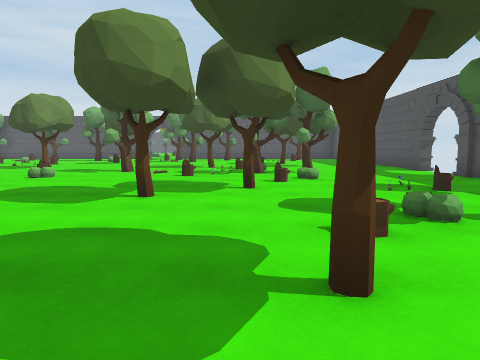
View 1 (above)

16 first-person views from a walk through a scene from a Unity 3-D project. The camera is 1.4 m above the floor, tilts 6° down and sees 75° across. Doors are open. The floor is counted in squares, 2 m on a side. Each view is taken from the middle of a square. On the plan, view 1 faces up. The plan holds only what a view shows up to about 10 squares ahead; the rest is blank. The place goes on beyond the plan. Some animated figures are not drawn.

View 2
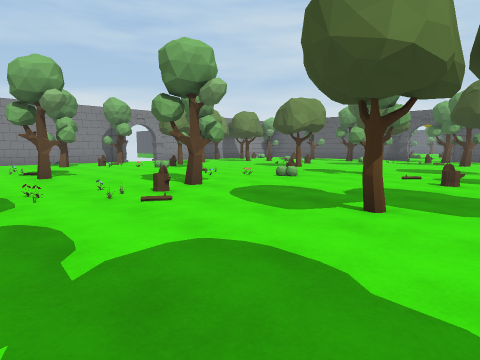

View 3
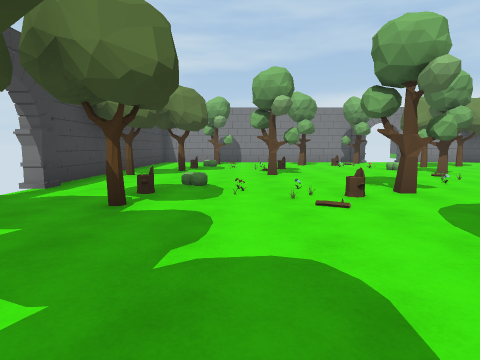

View 4
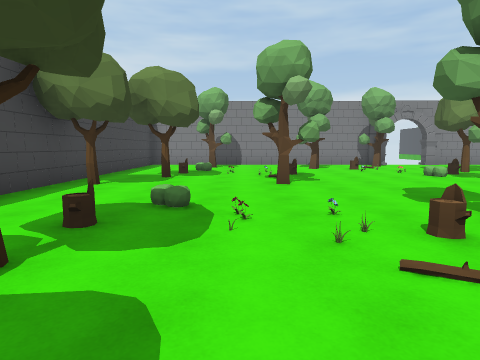

View 5
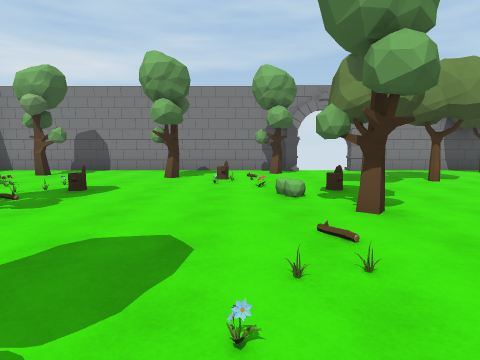

View 6
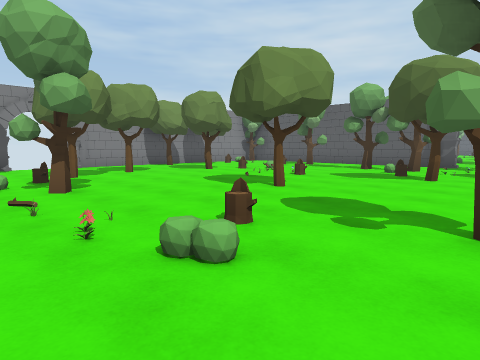

View 7
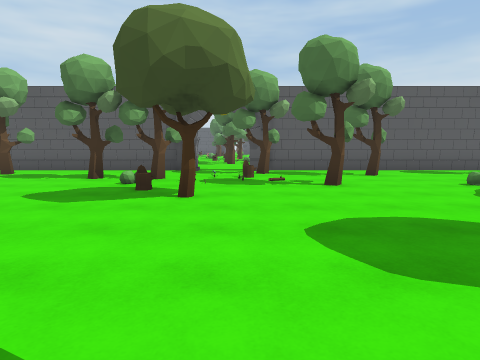

View 8
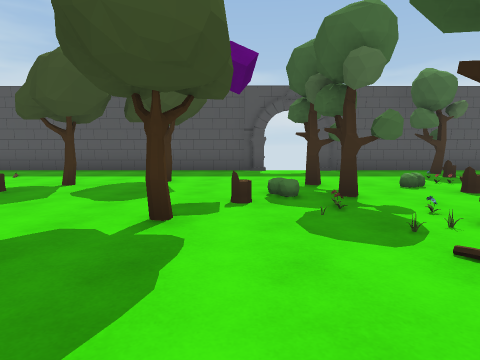

View 9
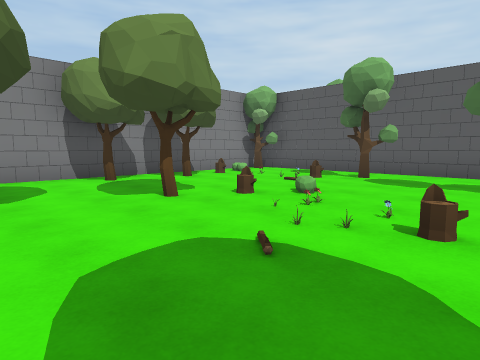

View 10
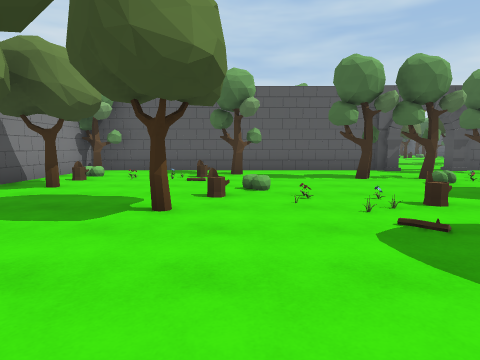

View 11
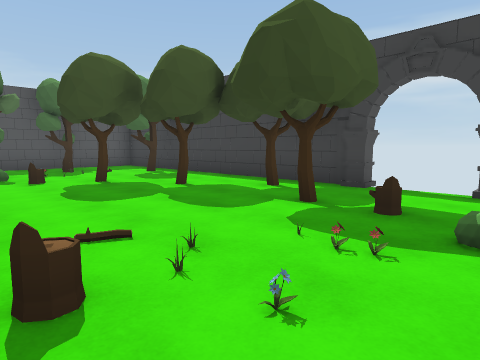

View 12
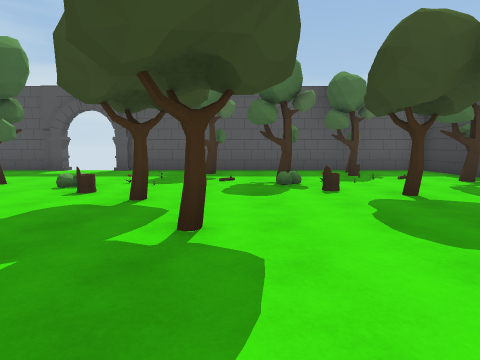

View 13
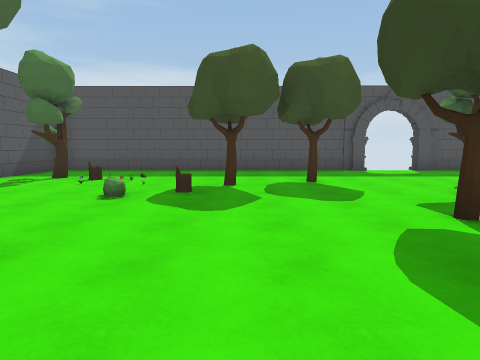

View 14
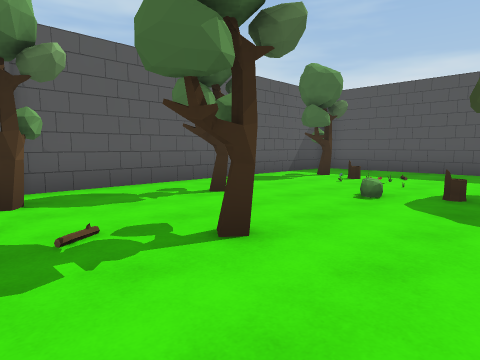

View 15
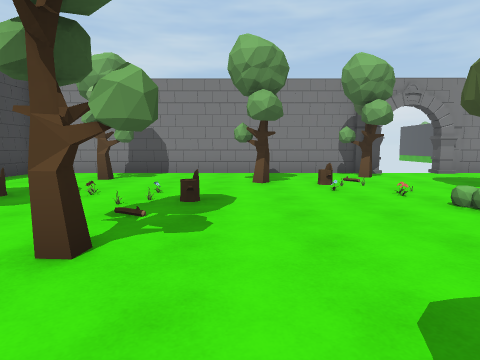

View 16
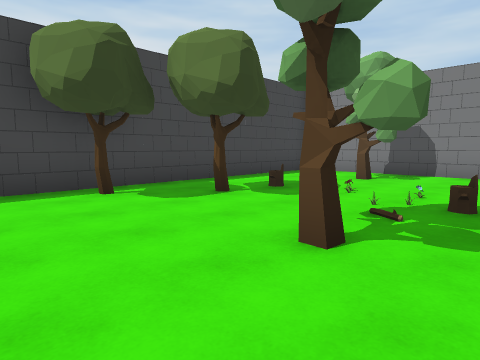

### Floor plan
Points are (right, up) in squares from view 1. A wall is a line through its corners. A room is listed if a view was taken in it or the views show most of it. See-through windows are left out.
Room 1 (views 1, 2, 3, 4, 5, 6, 7, 8, 9, 10, 11, 12, 13, 14, 15, 16)
walls: (-5.2, 18.3) (-5.8, 18.3); (-14.3, 9.8) (-14.3, 9.3); (-14.3, 7.8) (-14.3, 7.2); (-3.2, 18.3) (-3.7, 18.3); (-5.6, 18.5) (-14.5, 18.5) (-14.5, 9.6); (-14.5, 7.4) (-14.5, -1.5) (-5.8, -1.5); (5.3, 9.3) (5.3, 9.8); (-5.8, -1.3) (-5.3, -1.3); (-3.7, -1.3) (-3.2, -1.3); (5.3, 7.2) (5.3, 7.7); (5.5, 9.3) (5.5, 18.5) (-3.4, 18.5); (-3.4, -1.5) (5.5, -1.5); (5.5, -1.2) (5.5, 7.4)
ways out: open door at (-14.5, 8.5); open door at (-4.5, -1.5); open door at (-4.5, 18.5); open door at (5.5, 8.5)
objects: tree (-14, 13); tree (-14, 18); tree (-13, 1); tree (-13, 7); tree (-13, 14); stump (-13, 16); other object (-13, 17); tree (-12, 4); other object (-12, 5); stump (-12, 6); other object (-12, 7); other object (-12, 17); other object (-12, 19); stump (-11, 0); other object (-11, 2); other object (-11, 3); other object (-11, 6); tree (-11, 8); tree (-11, 10); tree (-11, 12); stump (-11, 17); stump (-10, 3); other object (-10, 4); other object (-10, 6); stump (-10, 8); stump (-10, 14); tree (-10, 17); tree (-9, 0); tree (-9, 7) to (-8, 7); other object (-9, 12); other object (-9, 13); other object (-9, 14); tree (-8, -1); tree (-8, 3); other object (-8, 12); stump (-8, 13); other object (-8, 14); other object (-7, 6); other object (-7, 7); tree (-7, 11); tree (-7, 16); flower (-6, 6); other object (-6, 7); other object (-6, 8); stump (-6, 14); tree (-6, 16); stump (-5, 1); flower (-5, 2); other object (-5, 3); stump (-5, 4); tree (-5, 5); other object (-5, 7); stump (-5, 8); tree (-5, 13); other object (-5, 15); other object (-5, 16); tree (-4, 1); other object (-4, 2); other object (-4, 3); stump (-4, 16); other object (-4, 17); tree (-3, 9); tree (-3, 17); tree (-2, -1); other object (-2, 8); tree (-2, 15); tree (-1, 1); tree (-1, 4); other object (-1, 7); stump (-1, 8); other object (-1, 9); tree (-1, 11); tree (-1, 17); tree (0, 5); tree (0, 8); other object (0, 9); stump (0, 10); tree (1, 1); stump (1, 2); stump (1, 6); stump (1, 14); other object (2, 4); other object (2, 5); other object (2, 6); tree (2, 8) to (2, 9); tree (2, 11) to (2, 12); tree (2, 13); other object (2, 15); other object (2, 16); tree (3, -1); other object (3, 1); tree (3, 3); other object (3, 4); stump (3, 5); other object (3, 6); other object (3, 15); stump (3, 16); tree (3, 17); other object (4, 1); tree (4, 5); tree (5, 1)

Positions as (right, up) in squares from view 1, and headings:
1: (0, 0), facing up
2: (0, 1), facing up-left
3: (0, 2), facing left
4: (-2, 2), facing left
5: (-5, 6), facing left
6: (-3, 6), facing up-left
7: (-4, 9), facing up
8: (-4, 10), facing right
9: (-7, 10), facing up-left
10: (-10, 9), facing up
11: (-6, 4), facing down-right
12: (-4, 4), facing right
13: (-4, 13), facing right
14: (-4, 13), facing up-right
15: (-6, 4), facing left
16: (-6, 4), facing down-left
